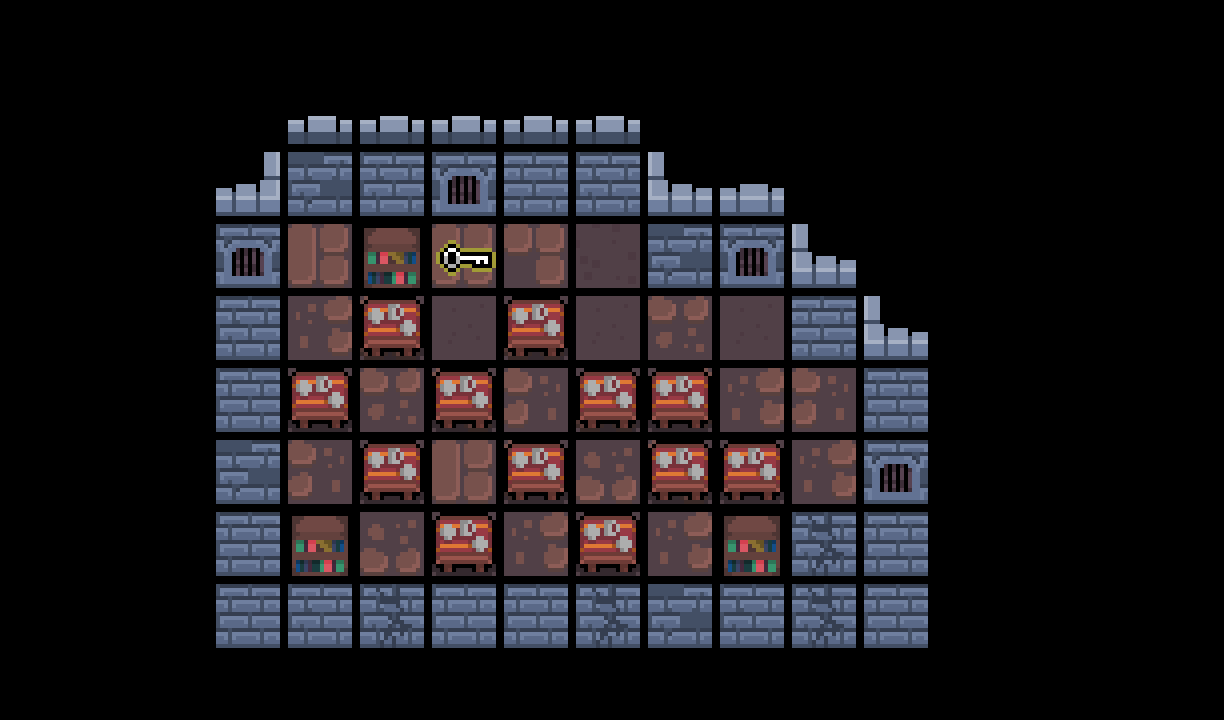

This is a level from a 2D game, rendered from its Tiled map with the project's own tilesets. A one-line summary and the complete map file follow:
An orthogonal 17x10 tile map with 72x72 px tiles, 4 tile layers (Слой тайлов 1, Слой тайлов 2, Слой тайлов 3, Слой тайлов 4).

<map version="1.5" tiledversion="1.7.2" orientation="orthogonal" renderorder="right-down" width="17" height="10" tilewidth="72" tileheight="72" infinite="0" nextlayerid="6" nextobjectid="1">
 <tileset firstgid="1" source="castle_tileset2.tsx" />
 <layer id="1" name="Слой тайлов 1" width="17" height="10">
  <data encoding="csv">
0,0,0,0,0,0,0,0,0,0,0,0,0,0,0,0,0,
0,0,0,0,57,57,57,57,57,0,0,0,0,0,0,0,0,
0,0,0,69,53,44,52,43,44,65,66,0,0,0,0,0,0,
0,0,0,52,22,24,22,21,24,53,52,65,0,0,0,0,0,
0,0,0,44,31,22,33,32,33,23,33,43,65,0,0,0,0,
0,0,0,45,33,23,21,30,32,31,31,30,45,0,0,0,0,
0,0,0,53,30,33,22,30,32,21,33,31,52,0,0,0,0,
0,0,0,45,54,32,33,31,24,31,53,54,45,0,0,0,0,
0,0,0,45,44,54,45,45,54,53,44,54,45,0,0,0,0,
0,0,0,0,0,0,0,0,0,0,0,0,0,0,0,0,0
</data>
 </layer>
 <layer id="2" name="Слой тайлов 2" width="17" height="10">
  <data encoding="csv">
0,0,0,0,0,0,0,0,0,0,0,0,0,0,0,0,0,
0,0,0,0,0,0,0,0,0,0,0,0,0,0,0,0,0,
0,0,0,0,0,0,0,0,0,0,0,0,0,0,0,0,0,
0,0,0,0,0,3,0,0,0,0,0,0,0,0,0,0,0,
0,0,0,0,0,0,0,0,0,0,0,0,0,0,0,0,0,
0,0,0,0,0,0,0,0,0,0,0,0,0,0,0,0,0,
0,0,0,0,0,0,0,0,0,0,0,0,0,0,0,0,0,
0,0,0,0,3,0,0,0,0,0,3,0,0,0,0,0,0,
0,0,0,0,0,0,0,0,0,0,0,0,0,0,0,0,0,
0,0,0,0,0,0,0,0,0,0,0,0,0,0,0,0,0
</data>
 </layer>
 <layer id="3" name="Слой тайлов 3" width="17" height="10">
  <data encoding="csv">
0,0,0,0,0,0,0,0,0,0,0,0,0,0,0,0,0,
0,0,0,0,0,0,0,0,0,0,0,0,0,0,0,0,0,
0,0,0,0,0,0,0,0,0,0,0,0,0,0,0,0,0,
0,0,0,0,0,0,6,0,0,0,0,0,0,0,0,0,0,
0,0,0,0,0,0,0,0,0,0,0,0,0,0,0,0,0,
0,0,0,0,0,0,0,0,0,0,0,0,0,0,0,0,0,
0,0,0,0,0,0,0,0,0,0,0,0,0,0,0,0,0,
0,0,0,0,0,0,0,0,0,0,0,0,0,0,0,0,0,
0,0,0,0,0,0,0,0,0,0,0,0,0,0,0,0,0,
0,0,0,0,0,0,0,0,0,0,0,0,0,0,0,0,0
</data>
 </layer>
 <layer id="4" name="Слой тайлов 4" width="17" height="10">
  <data encoding="csv">
0,0,0,0,0,0,0,0,0,0,0,0,0,0,0,0,0,
0,0,0,0,0,0,0,0,0,0,0,0,0,0,0,0,0,
0,0,0,0,0,0,0,0,0,0,0,0,0,0,0,0,0,
0,0,0,0,0,0,0,0,0,0,0,0,0,0,0,0,0,
0,0,0,0,0,15,0,15,0,0,0,0,0,0,0,0,0,
0,0,0,0,15,0,15,0,15,15,0,0,0,0,0,0,0,
0,0,0,0,0,15,0,15,0,15,15,0,0,0,0,0,0,
0,0,0,0,0,0,15,0,15,0,0,0,0,0,0,0,0,
0,0,0,0,0,0,0,0,0,0,0,0,0,0,0,0,0,
0,0,0,0,0,0,0,0,0,0,0,0,0,0,0,0,0
</data>
 </layer>
 <objectgroup id="5" name="Слой объектов 1" />
</map>
